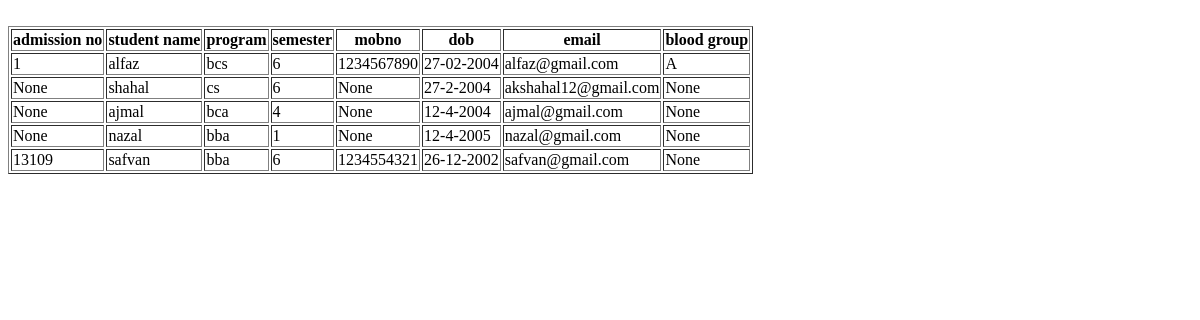
Before: /Viewuser with the older database file.
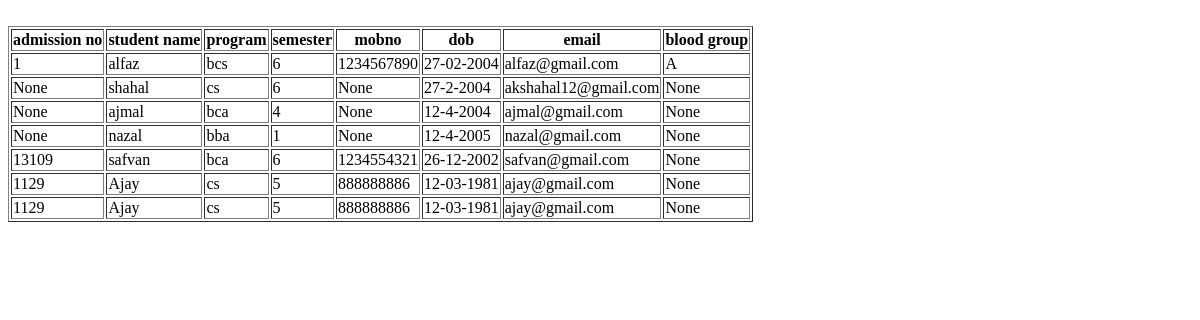
After: the same page with the newer database file.
### labtrackapp/models.py (models this page shows)
class UserTable(models.Model):
    admissionno=models.IntegerField(null=True,blank=True)
    name=models.CharField(max_length=100,null=True,blank=True)
    program=models.CharField(max_length=100,null=True,blank=True)
    mobno=models.BigIntegerField(null=True,blank=True)
    dob=models.CharField(max_length=100,null=True,blank=True)
    gender=models.CharField(max_length=100,null=True,blank=True)
    bloodgroup=models.CharField(max_length=20,null=True,blank=True)
    semester=models.CharField(max_length=20,null=True,blank=True)
    LOGINID=models.ForeignKey(LoginTable,on_delete=models.CASCADE,null=True,blank=True)
    email=models.CharField(max_length=100,null=True,blank=True)
    Class=models.CharField(max_length=100,null=True,blank=True)

### labtrackapp/views.py (the view)
# urls.py: path('Viewuser',User.as_view(), name='Viewuser'),
class User(View):
    def get(self, requst):
        c = UserTable.objects.all()
        return render(requst,'adminpanel/viewstudents.html',{'students':c})

### templates/adminpanel/viewstudents.html (shortened to what this page needs)
<!DOCTYPE html>
<html lang="en">
<head>
</head>
<body>
    <table border="1"><br>
        <tr>
        <th>admission no</th>
        <th>student name</th>
        <th>program</th>
        <th>semester</th>
        <th>mobno</th>
        <th>dob</th>
        <th>email</th>
        <th>blood group</th>
        </tr>
        {% for i in students %}
        <tr>
            <td>{{ i.admissionno }}</td>
             <td>{{ i.name }}</td>
             <td>{{ i.program }}</td>
             <td>{{ i.semester }}</td>
             <td>{{ i.mobno }}</td>
             <td>{{ i.dob }}</td>
             <td>{{ i.email }}</td>
             <td>{{ i.bloodgroup }}</td>
        </tr>
         {% endfor %}
    </table>
</body>
</html>

Changed rows visible on the page:
changed UserTable "safvan": program "bba" → "bca"
added UserTable: admissionno "1129", name "Ajay", program "cs", semester "5", mobno "888888886", dob "12-03-1981", email "ajay@gmail.com", bloodgroup "None"
added UserTable: admissionno "1129", name "Ajay", program "cs", semester "5", mobno "888888886", dob "12-03-1981", email "ajay@gmail.com", bloodgroup "None"
